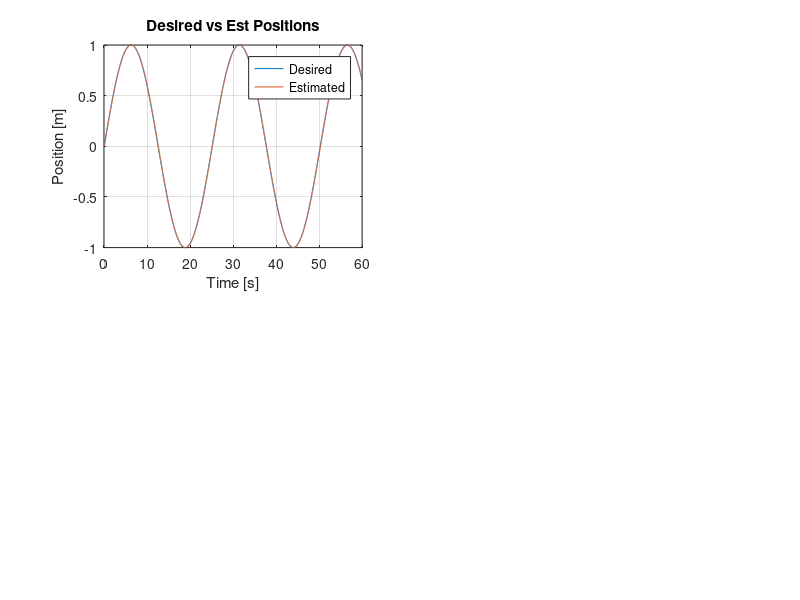

Recreate this plot in MATLAB. (Note: this script raises an error after producing the figure.)
clc
close all

%{
Adan Marquez
Simple Second Order Filter Code Implementation
%}

%% Initialize variables

% time for simulation
dt = 0.01;
t = 0:dt:60;

% initialize place-holders for SOF data
gamma_hat_1 = zeros(1, length(t) + 1);
gamma_hat_2 = zeros(1, length(t) + 1);
gamma_hat_3 = zeros(1, length(t));
e_hat = zeros(1, length(t));

% initial conditions
gamma_hat_1(1) = 0;
gamma_hat_2(1) = 0;
gamma_hat_3(1) = 0;

gamma_hat_3_last = 0;
gamma_hat_2_last = 0;

% filter gains
zeta = 1;
omega_n = 30;

% position and vel data
f = 0.25;
arg = f * t;
pose = sin(arg);
pose_dot = f * cos(arg);

% start Second Order Filter for loop
for i = 1:1:length(t)
    % disp(i)
    % desired minus estimated
    e_hat(i) = pose(i) - gamma_hat_1(i);
    % SOF
    gamma_hat_3(i) = omega_n * (e_hat(i) * omega_n - 2 * gamma_hat_2(i) * zeta);
    % integrate state
    gamma_hat_2(i + 1) = dt * (gamma_hat_3(i) + gamma_hat_3_last) / 2 + gamma_hat_2(i);
    gamma_hat_3_last = gamma_hat_3(i);
    gamma_hat_1(i + 1) = dt * (gamma_hat_2(i) + gamma_hat_2_last) / 2 + gamma_hat_1(i);
    gamma_hat_2_last = gamma_hat_2(i);
end

e_hat_dot = pose_dot - gamma_hat_2(1:(length(gamma_hat_2) - 1));
%% Plot results
figure('Name', 'Second Order Filter');
subplot(2, 2, 1)
plot(t, pose);
grid on
xlabel('Time [s]')
ylabel('Position [m]')
hold on
plot(t, gamma_hat_1(1:length(gamma_hat_1) - 1))
title('Desired vs Est Positions')
l = legend('Desired', 'Estimated');
l.ItemHitFcn = @hitcallback;

subplot(2, 2, 2)
plot(t, pose_dot);
grid on
hold on
plot(t, gamma_hat_2(1:length(gamma_hat_2) - 1))
xlabel('Time [s]')
ylabel('Velocity [m/s]')
title('Desired Velocities')
l = legend('Desired', 'Estimated');
l.ItemHitFcn = @hitcallback;

subplot(2, 2, 3)
plot(t, e_hat);
grid on
xlabel('Time [s]')
ylabel('error [m]')
title('Estimated Position error')

subplot(2, 2, 4)
plot(t, e_hat_dot);
grid on
xlabel('Time [s]')
ylabel('velocity [m/s]')
title('Estimated Velocity error')

figure
plot(t, noise)

%% Legend Callback

function hitcallback(src,evnt)
    if strcmp(evnt.Peer.Visible,'on')
        evnt.Peer.Visible = 'off';
    else 
        evnt.Peer.Visible = 'on';
    end
end
